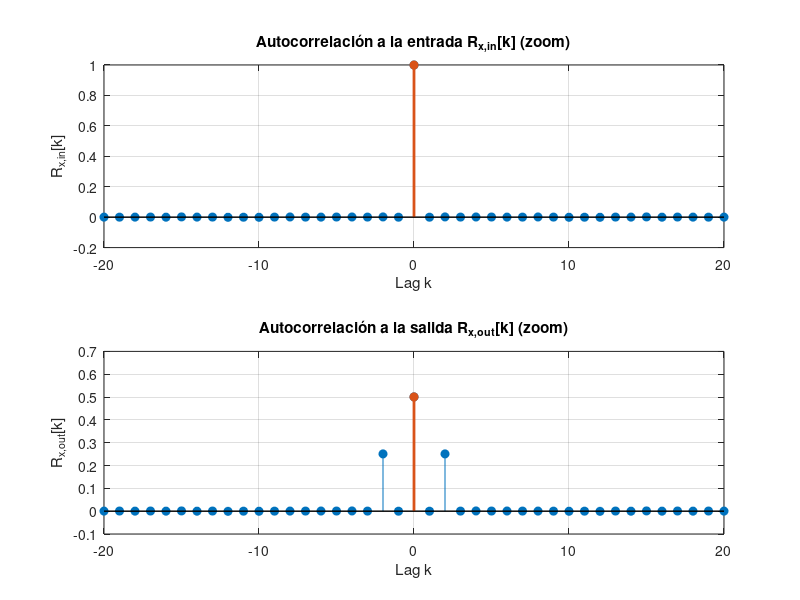
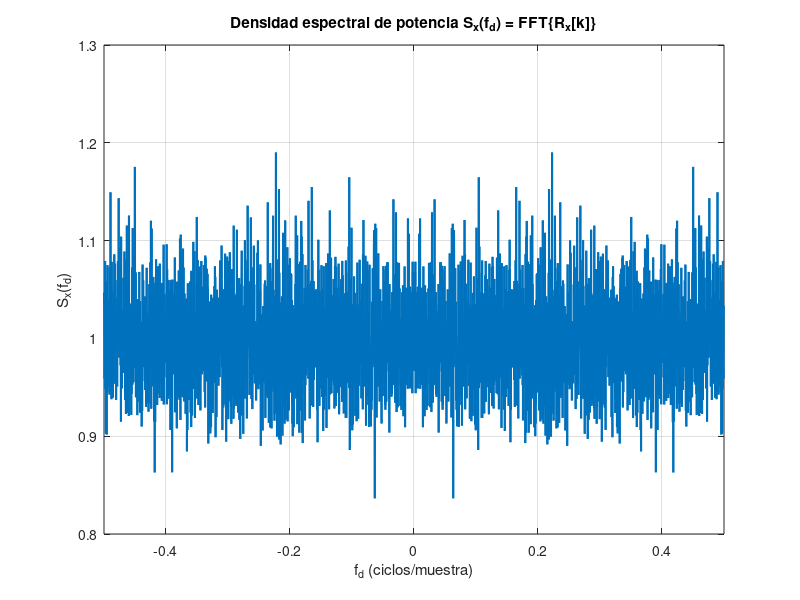

Source code (MATLAB) for these figures, in order:
%% ============================================================
%% Autocorrelación entrada/salida y potencia = Rx(0)
%% ============================================================

clear; close all; clc;

% Parámetros
N     = 1000000;
sigma = 1;

% Ruido blanco gaussiano
x = sigma * randn(N,1);

% FIR notch en fd = ±0.25
h = [0.5 0 0.5];
y = filter(h, 1, x);

%% 1) Potencia por definición
P_in  = mean(x.^2);
P_out = mean(y.^2);

%% 2) Autocorrelaciones (biased => Rx(0) = mean(x^2))
[Rx_in, lags] = xcorr(x, 'biased');
[Rx_out, ~]   = xcorr(y, 'biased');

% Índice del origen (lag = 0)
idx0 = find(lags==0, 1, 'first');

% Valor en el origen (potencia vía autocorrelación)
Rx0_in  = Rx_in(idx0);
Rx0_out = Rx_out(idx0);

%% 3) Prints entrada/salida (definición vs autocorrelación)
fprintf('\n================= POTENCIA = Rx(0) =================\n');
fprintf('Entrada: mean(x^2) = %.10f | Rx_in(0)  = %.10f | error = %.3e\n', ...
        P_in,  Rx0_in,  abs(P_in  - Rx0_in));
fprintf('Salida : mean(y^2) = %.10f | Rx_out(0) = %.10f | error = %.3e\n', ...
        P_out, Rx0_out, abs(P_out - Rx0_out));
fprintf('====================================================\n\n');

%% 4) Plots autocorrelación (zoom alrededor de 0)
L = min([20, idx0-1, length(lags)-idx0]); % evita errores si N es pequeño
rg = (idx0-L):(idx0+L);

figure;
subplot(2,1,1)
stem(lags(rg), Rx_in(rg), 'filled'); grid on;
title('Autocorrelación a la entrada R_{x,in}[k] (zoom)');
xlabel('Lag k'); ylabel('R_{x,in}[k]');

subplot(2,1,2)
stem(lags(rg), Rx_out(rg), 'filled'); grid on;
title('Autocorrelación a la salida R_{x,out}[k] (zoom)');
xlabel('Lag k'); ylabel('R_{x,out}[k]');

% Marcar el valor en el origen
subplot(2,1,1); hold on; stem(0, Rx0_in, 'filled', 'LineWidth', 2);
subplot(2,1,2); hold on; stem(0, Rx0_out,'filled', 'LineWidth', 2);

%% ============================================================
%% COMPARACIÓN DE LAS 3 FORMAS DE CALCULAR LA POTENCIA DE SALIDA
%% ============================================================

% 1) Definición directa
P_out_def = P_out;

% 2) Autocorrelación
P_out_corr = Rx0_out;

% 3) Fórmula teórica del FIR
Pcalculada = P_in * sum(h.^2);

fprintf('\n============================================================\n');
fprintf('POTENCIA DEL RUIDO A LA SALIDA DEL FILTRO FIR\n');
fprintf('============================================================\n');

fprintf('\n1) Por definición directa:\n');
fprintf('   P_out = mean(y[n]^2)        = %.10f\n', P_out_def);

fprintf('\n2) Desde la autocorrelación:\n');
fprintf('   P_out = Rx_out(0)           = %.10f\n', P_out_corr);

fprintf('\n3) Desde la fórmula teórica FIR:\n');
fprintf('   P_out = P_in * sum(h[n]^2)  = %.10f\n', Pcalculada);

fprintf('\n------------------------------------------------------------\n');
fprintf('Errores absolutos:\n');
fprintf('|def - corr| = %.3e\n', abs(P_out_def - P_out_corr));
fprintf('|def - teo | = %.3e\n', abs(P_out_def - Pcalculada));

fprintf('\nCONCLUSIÓN:\n');
fprintf('Las tres formas coinciden: la potencia es única y consistente.\n');
fprintf('============================================================\n\n');






%% FFT de Rx y plot (PSD ~ FFT{Rx})

Nfft = 4096;  

% Reordenar la autocorrelación para que k=0 esté en la posición 1
Rx_shifted = ifftshift(Rx_in);

% FFT de la autocorrelación (Wiener–Khinchin)
Sx = fftshift(fft(Rx_shifted, Nfft));

% Parte real (la imaginaria es error numérico)
Sx = real(Sx);

% Eje de frecuencia normalizada
fd = (-Nfft/2:Nfft/2-1)/Nfft;

figure;
plot(fd, Sx, 'LineWidth', 1.5); grid on;
xlabel('f_d (ciclos/muestra)');
ylabel('S_x(f_d)');
title('Densidad espectral de potencia S_x(f_d) = FFT\{R_x[k]\}');
xlim([-0.5 0.5]);
